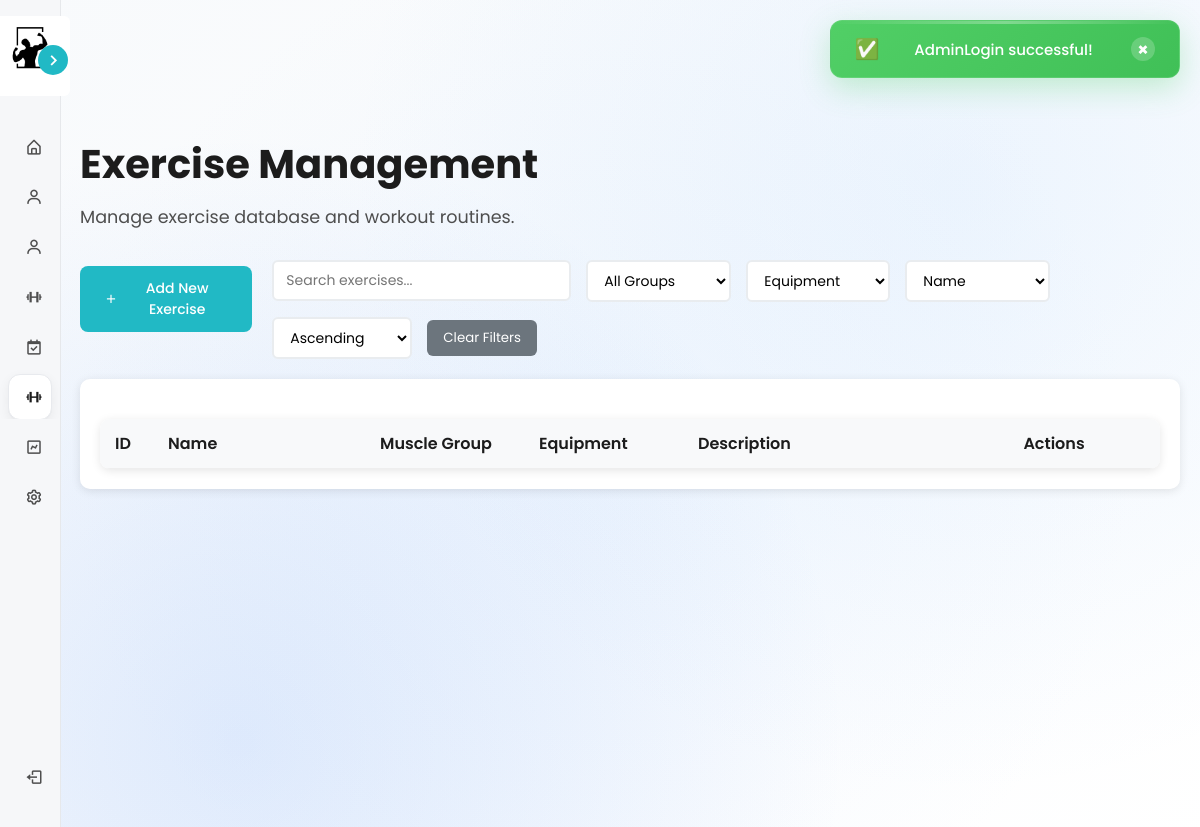
Before: /views/admin/exercises.php?filter_muscle_group=Triceps (signed in) with the older database file.
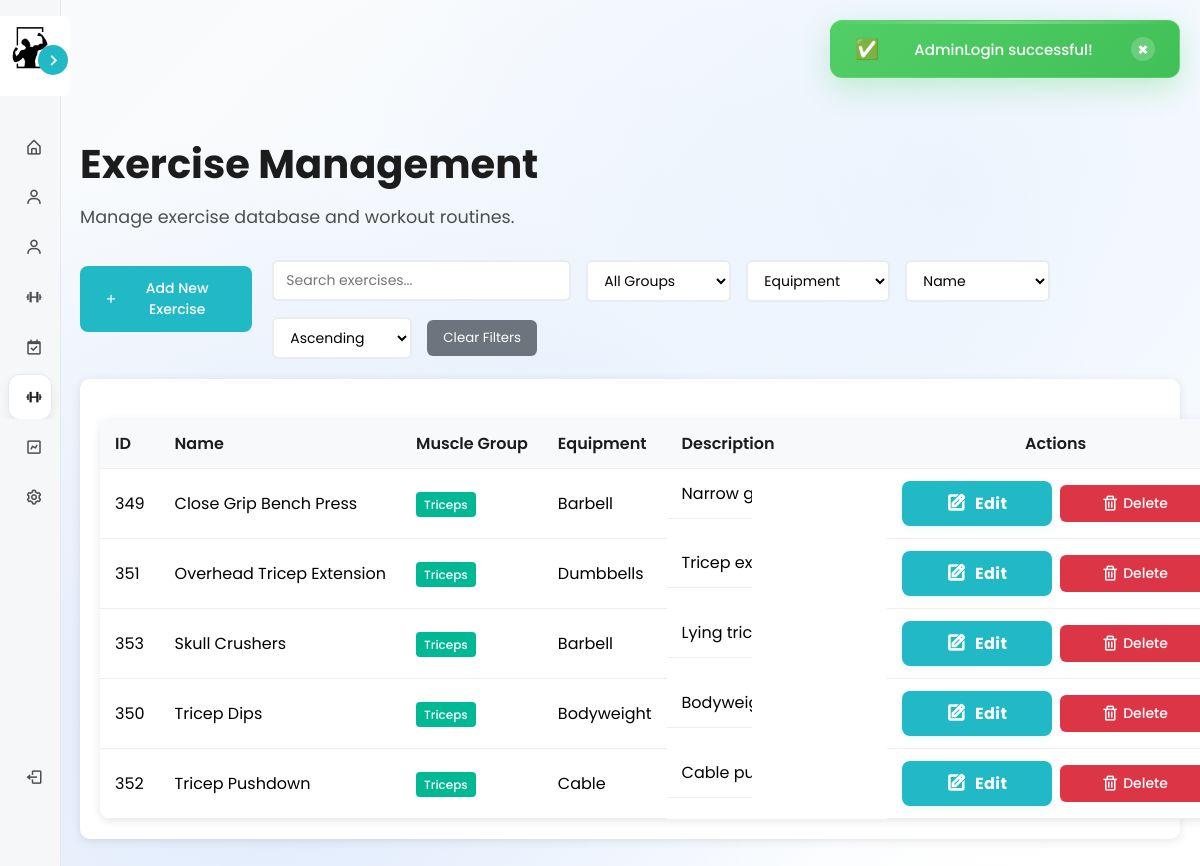
After: the same page with the newer database file.
### tables this page shows
CREATE TABLE `exercises` (
  `exercise_id` int(11) NOT NULL,
  `name` varchar(100) NOT NULL,
  `description` text DEFAULT NULL,
  `muscle_group` varchar(50) DEFAULT NULL,
  `equipment` varchar(50) DEFAULT NULL
);

### controllers/AdminController.php (called while the page is built, shortened)
<?php
require_once __DIR__ . '/../config/database.php';
require_once __DIR__ . '/../models/Member.php';
require_once __DIR__ . '/../models/Trainer.php';
class AdminController {
    private $db;
    public function __construct() {
        $database = new Database();
        $this->db = $database->getConnection();
    }
    public function getAllExercises($filter_muscle_group = null, $filter_equipment = null, $search_term = null, $sort_by = 'name', $sort_order = 'ASC') {
        try {
            $where_clauses = [];
            $params = [];
            if ($filter_muscle_group) {
                $where_clauses[] = "muscle_group = :muscle_group";
                $params[':muscle_group'] = $filter_muscle_group;
            }
            $where_sql = !empty($where_clauses) ? "WHERE " . implode(" AND ", $where_clauses) : "";
            $valid_sort_columns = ['exercise_id', 'name', 'muscle_group', 'equipment'];
            $sort_order = strtoupper($sort_order) === 'ASC' ? 'ASC' : 'DESC';
            $sql = "SELECT * FROM exercises $where_sql ORDER BY $sort_by $sort_order";
            $stmt = $this->db->prepare($sql);
            foreach ($params as $key => $value) {
                $stmt->bindValue($key, $value);
            }
            $stmt->execute();
            return $stmt->fetchAll(PDO::FETCH_ASSOC);
        } catch (PDOException $e) {
            error_log("Get all exercises error: " . $e->getMessage());
            return [];
        }
    }
}
?>

### config/database.php (called while the page is built, shortened)
<?php
class Database {
    private $host = "localhost";
    private $db_name = "gymmanagement";
    private $username = "root";
    private $password = "";
    public function getConnection() {
        $this->conn = null;
        try {
            $this->conn = new PDO("mysql:host=" . $this->host . ";dbname=" . $this->db_name,
                                   $this->username, $this->password);
            $this->conn->exec("set names utf8");
        } catch(PDOException $exception) {
            echo "Connection error: " . $exception->getMessage();
        }
        return $this->conn;
    }
}
?>

### models/Member.php (called while the page is built, shortened)
<?php
require_once __DIR__ . '/../config/database.php';
class Member {
    public function __construct() {
        $database = new Database();
    }
}

### models/Trainer.php (called while the page is built, shortened)
<?php
require_once __DIR__ . '/../config/database.php';
class Trainer {
    public function __construct() {
        $database = new Database();
    }
}
?>

### views/admin/exercises.php (the view, shortened to what the rows shown need)
<?php
require_once '../../controllers/AdminController.php';
$adminController = new AdminController();
$filter_muscle_group = $_GET['filter_muscle_group'] ?? null;
$filter_equipment = $_GET['filter_equipment'] ?? null;
$search_term = $_GET['search'] ?? null;
$sort_by = $_GET['sort_by'] ?? 'name';
$sort_order = $_GET['sort_order'] ?? 'ASC';
$exercises = $adminController->getAllExercises($filter_muscle_group, $filter_equipment, $search_term, $sort_by, $sort_order);
?>
<!DOCTYPE html>
<html lang="en">
<head>
    <link rel="stylesheet" href="../../assets/css/member_styles.css">
    <link rel="stylesheet" href="../../assets/css/modal_styles.css">
    <link rel="stylesheet" href="../../assets/css/admin_users_styles.css">
    <link href='https://unpkg.com/boxicons@2.1.4/css/boxicons.min.css' rel='stylesheet'>
</head>
<body>
    <?php include '../components/dynamic_sidebar.php'; ?>
    <div class="main-content">
        <div class="content-wrapper">
            <div class="dashboard-header">
                <h1>Exercise Management</h1>
            </div>
            <div class="card">
                <table class="users-table">
                    <thead>
                        <tr>
                            <th>ID</th>
                            <th>Name</th>
                            <th>Muscle Group</th>
                            <th>Equipment</th>
                            <th>Description</th>
                            <th>Actions</th>
                        </tr>
                    </thead>
                    <tbody>
                        <?php foreach ($exercises as $exercise): ?>
                        <tr>
                            <td><?php echo htmlspecialchars($exercise['exercise_id']); ?></td>
                            <td><?php echo htmlspecialchars($exercise['name']); ?></td>
                            <td>
                                <span class="role-badge role-member">
                                    <?php echo htmlspecialchars($exercise['muscle_group'] ?? 'N/A'); ?>
                                </span>
                            </td>
                            <td><?php echo htmlspecialchars($exercise['equipment'] ?? 'N/A'); ?></td>
                            <td class="desc-cell"><?php echo htmlspecialchars(substr($exercise['description'] ?? '', 0, 50)) . (strlen($exercise['description'] ?? '') > 50 ? '...' : ''); ?></td>
                            <td>
                                <div class="action-buttons">
                                    <button class="action-btn btn-edit" onclick="openEditExerciseModal(<?php echo $exercise['exercise_id']; ?>, '<?php echo htmlspecialchars($exercise['name']); ?>', '<?php echo htmlspecialchars($exercise['description'] ?? ''); ?>', '<?php echo htmlspecialchars($exercise['muscle_group'] ?? ''); ?>', '<?php echo htmlspecialchars($exercise['equipment'] ?? ''); ?>')" title="Edit Exercise">
                                        <i class='bx bx-edit'></i> Edit
                                    </button>
                                    <button class="action-btn btn-delete" onclick="openDeleteExerciseModal(<?php echo $exercise['exercise_id']; ?>, '<?php echo htmlspecialchars($exercise['name']); ?>')" title="Delete Exercise">
                                        <i class='bx bx-trash'></i> Delete
                                    </button>
                                </div>
                            </td>
                        </tr>
                        <?php endforeach; ?>
                    </tbody>
                </table>
            </div>
        </div>
    </div>
</body>
</html>

Changed rows visible on the page:
added exercises: exercise_id "349", name "Close Grip Bench Press", muscle_group "Triceps", equipment "Barbell", description "Narro…"
added exercises: exercise_id "351", name "Overhead Tricep Extension", muscle_group "Triceps", equipment "Dumbbells", description "Trice…"
added exercises: exercise_id "353", name "Skull Crushers", muscle_group "Triceps", equipment "Barbell", description "Lying…"
added exercises: exercise_id "350", name "Tricep Dips", muscle_group "Triceps", equipment "Bodyweight", description "Body…"
added exercises: exercise_id "352", name "Tricep Pushdown", muscle_group "Triceps", equipment "Cable", description "Cabl…"
